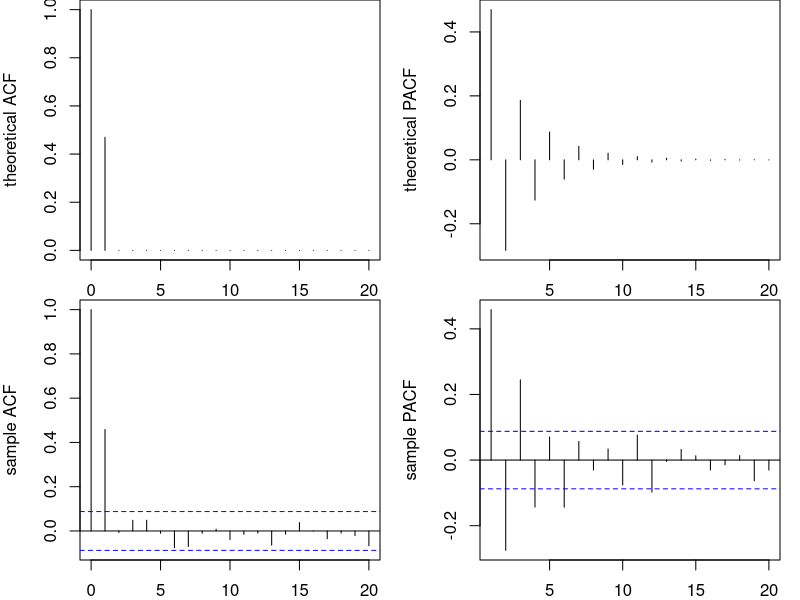
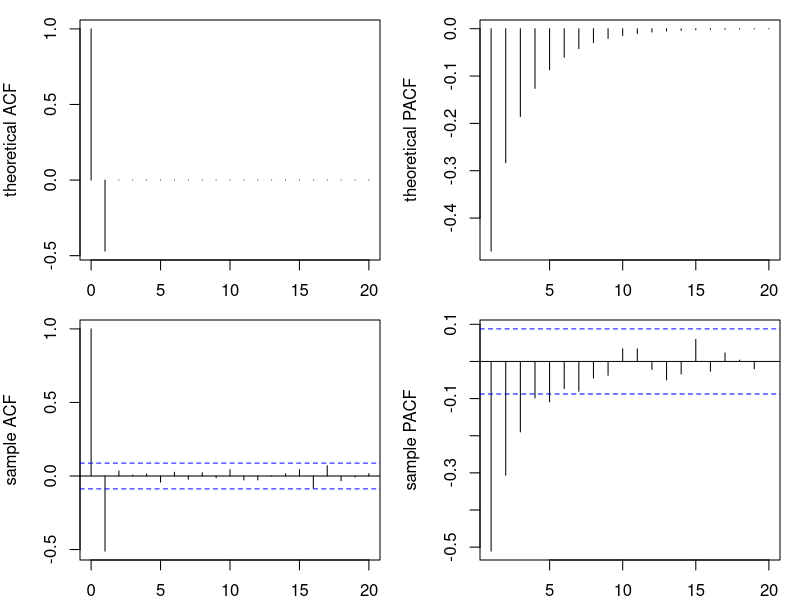
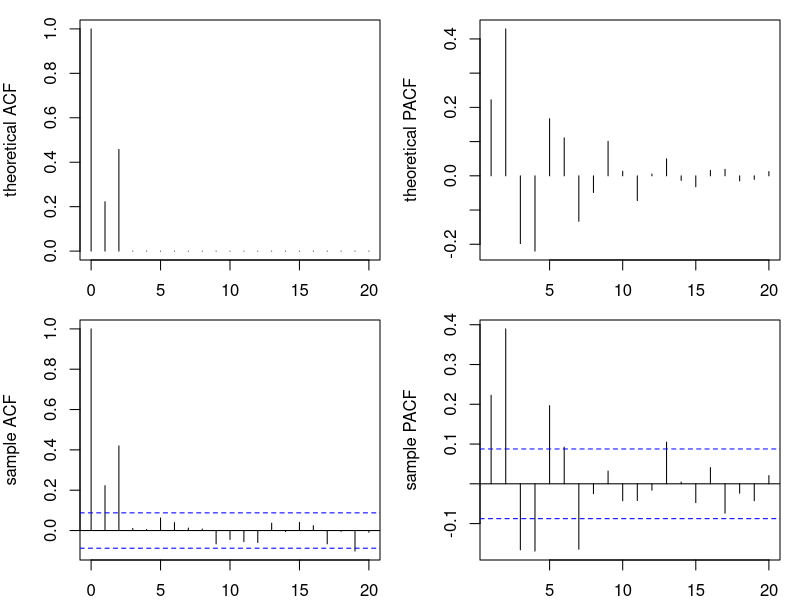
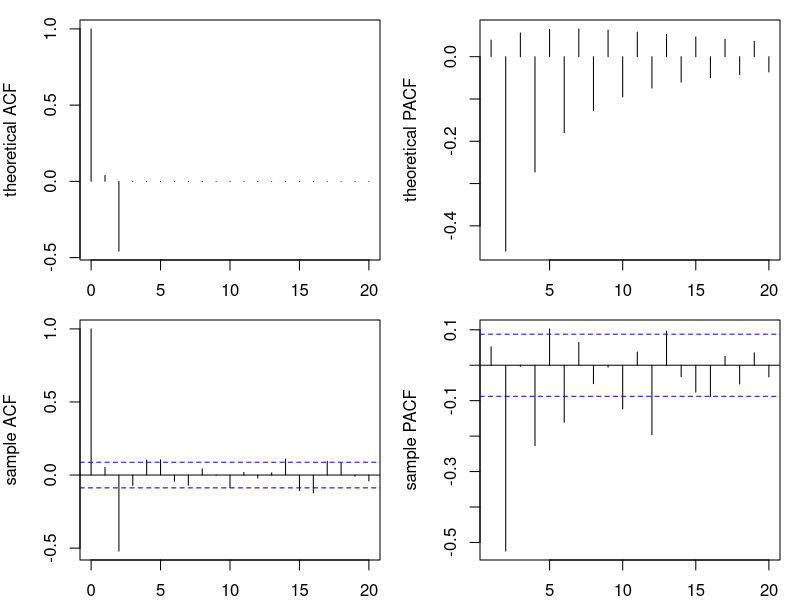

Generate these figures, in order, with R:
## ---- chunk 1
    mymaxlag <- 20
    mynobs <- 500
## ---- chunk 2
    theta <- c(0.7,0,0)
    y.sim1 <- arima.sim(model=list(order = c(0,0,length(theta)), ma=theta), n=mynobs)
## ---- chunk 3
    par(mfrow=c(2,2), cex=1, mar=c(2,4,0,1))
    plot(0:mymaxlag, ARMAacf(ma=theta, lag.max=mymaxlag, pacf=FALSE), type='h', xlab="", ylab="theoretical ACF", main="")
    plot(1:mymaxlag, ARMAacf(ma=theta, lag.max=mymaxlag, pacf=TRUE), type='h', xlab="", ylab="theoretical PACF", main="")
    acf(y.sim1, type="correlation", lag=mymaxlag, ylab="sample ACF", main="")
    acf(y.sim1, type="partial", lag=mymaxlag, ylab="sample PACF", main="")
## ---- chunk 4
    theta <- c(-0.7,0,0)
    y.sim1 <- arima.sim(model=list(order = c(0,0,length(theta)), ma=theta), n=mynobs)
## ---- chunk 5
    par(mfrow=c(2,2), cex=1, mar=c(2,4,1,1))
    plot(0:mymaxlag, ARMAacf(ma=theta, lag.max=mymaxlag, pacf=FALSE), type='h', xlab="", ylab="theoretical ACF", main="")
    plot(1:mymaxlag, ARMAacf(ma=theta, lag.max=mymaxlag, pacf=TRUE), type='h', xlab="", ylab="theoretical PACF", main="")
    acf(y.sim1, type="correlation", lag=mymaxlag, ylab="sample ACF", main="")
    acf(y.sim1, type="partial", lag=mymaxlag, ylab="sample PACF", main="")
## ---- chunk 6
    theta <- c(0.2,0.7,0)
    y.sim1 <- arima.sim(model=list(order = c(0,0,length(theta)), ma=theta), n=mynobs)
## ---- chunk 7
    par(mfrow=c(2,2), cex=1, mar=c(2,4,1,1))
    plot(0:mymaxlag, ARMAacf(ma=theta, lag.max=mymaxlag, pacf=FALSE), type='h', xlab="", ylab="theoretical ACF", main="")
    plot(1:mymaxlag, ARMAacf(ma=theta, lag.max=mymaxlag, pacf=TRUE), type='h', xlab="", ylab="theoretical PACF", main="")
    acf(y.sim1, type="correlation", lag=mymaxlag, ylab="sample ACF", main="")
    acf(y.sim1, type="partial", lag=mymaxlag, ylab="sample PACF", main="")
## ---- chunk 8
    theta <- c(0.2,-0.7,0)
    y.sim1 <- arima.sim(model=list(order = c(0,0,length(theta)), ma=theta), n=mynobs)
## ---- chunk 9
    par(mfrow=c(2,2), cex=1, mar=c(2,4,1,1))
    plot(0:mymaxlag, ARMAacf(ma=theta, lag.max=mymaxlag, pacf=FALSE), type='h', xlab="", ylab="theoretical ACF", main="")
    plot(1:mymaxlag, ARMAacf(ma=theta, lag.max=mymaxlag, pacf=TRUE), type='h', xlab="", ylab="theoretical PACF", main="")
    acf(y.sim1, type="correlation", lag=mymaxlag, ylab="sample ACF", main="")
    acf(y.sim1, type="partial", lag=mymaxlag, ylab="sample PACF", main="")
